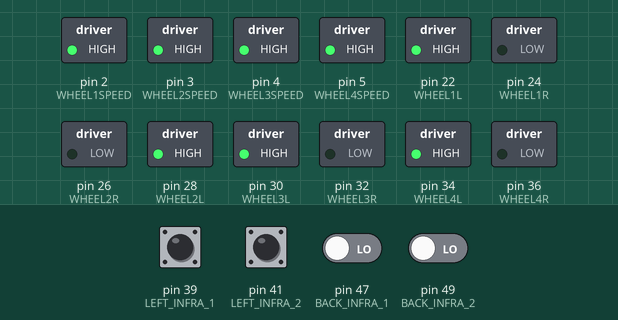
The sketch below on a simulated Arduino Mega 2560, built with avr-gcc and run on an emulated ATmega2560. Parts: switched loads named in the sketch (green lamp = pin HIGH). The test bench sets the inputs (shaded band); at power-on: pin 39 (LEFT_INFRA_1), pin 41 (LEFT_INFRA_2), pin 47 (BACK_INFRA_1), pin 49 (BACK_INFRA_2) LOW.

Above: at 1.2 s.
1.3 s: pin 47 (BACK_INFRA_1) driven HIGH
At 1.9 s:
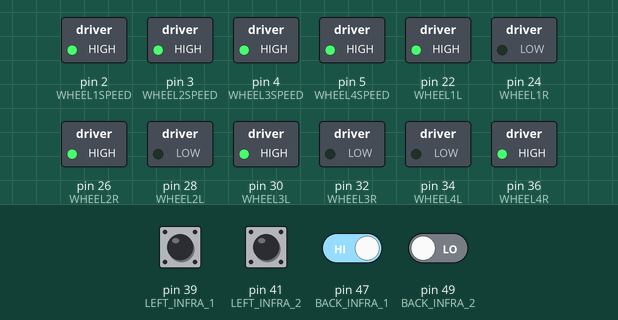
2.8 s: pin 39 (LEFT_INFRA_1) pulled HIGH for 0.15 s
At 4.2 s:
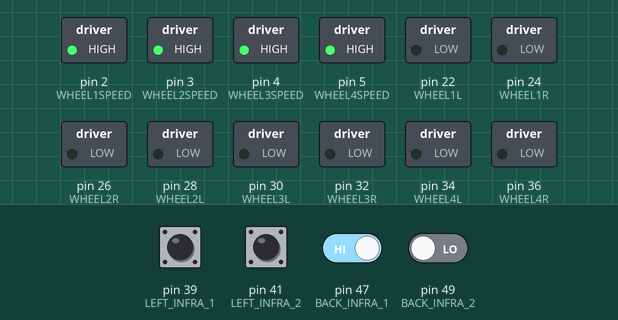
Timing chart, 0 to 5.8 s (numbered marks = the images above; inputs shaded):
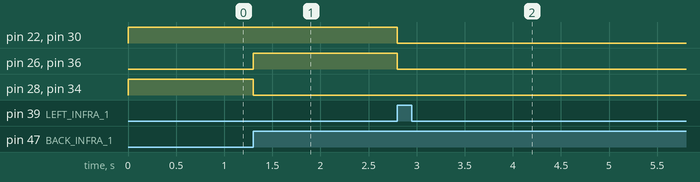

The sketch:

test.ino
```cpp
#include"Definitions.h"
#include"Wheel.h"
#include"Car.h"
#include"Sonic.h"
#include"Infrared.h"
#include"searchTreeMachine.h"
#include"outOfBoxMachine.h"

outOfBoxMachine outOfBoxMachine;

void setup() {
  Serial.begin(115200);

  //configurando los motores
  pinMode(WHEEL1L, OUTPUT);
  pinMode(WHEEL1R, OUTPUT);
  pinMode(WHEEL1SPEED, OUTPUT);
  pinMode(WHEEL2L, OUTPUT);
  pinMode(WHEEL2R, OUTPUT);
  pinMode(WHEEL2SPEED, OUTPUT);
  pinMode(WHEEL3L, OUTPUT);
  pinMode(WHEEL3R, OUTPUT);
  pinMode(WHEEL3SPEED, OUTPUT);
  pinMode(WHEEL4L, OUTPUT);
  pinMode(WHEEL4R, OUTPUT);
  pinMode(WHEEL4SPEED, OUTPUT);

  rightUpWheel.change_speed(255);
  leftUpWheel.change_speed(255);
  rightDownWheel.change_speed(255);
  leftDownWheel.change_speed(255);

  //configurando los sensores sonicos
  pinMode(SONIC_TRIGGER_FRONT, OUTPUT);
  pinMode(SONIC_ECCO_FRONT, INPUT);
  //pinMode(SONIC_TRIGGER_BACK, OUTPUT);
  //pinMode(SONIC_ECCO_BACK, INPUT);

  //configurando los infrarojos
  pinMode(FRONT_INFRA_1, INPUT);
  pinMode(FRONT_INFRA_2, INPUT);
  pinMode(BACK_INFRA_1, INPUT);
  pinMode(BACK_INFRA_2, INPUT);
  pinMode(RIGHT_INFRA_1, INPUT);
  pinMode(RIGHT_INFRA_2, INPUT);
  pinMode(LEFT_INFRA_1, INPUT);
  pinMode(LEFT_INFRA_2, INPUT);

}

void loop(){
  outOfBoxMachine.execute();


  /*
  Serial.print("infrarojo frontal: ");
  Serial.println(digitalRead(FRONT_INFRA));
  Serial.print("infrarojo trasero: ");
  Serial.println(digitalRead(BACK_INFRA));
  Serial.print("infrarojo derecho: ");
  Serial.println(digitalRead(RIGHT_INFRA));
  Serial.print("infrarojo izquierdo: ");
  Serial.println(digitalRead(LEFT_INFRA));
  Serial.println();

  delay(500);
  */
}
```

Car.cpp
```cpp
#include"Car.h"

Car::Car(Wheel rightUp, Wheel leftUp, Wheel rightDown, Wheel downLeft){
  this->rightUpWheel = rightUp;
  this->leftUpWheel = leftUp;
  this->leftDownWheel = downLeft;
  this->rightDownWheel = rightDown;
}

void Car::stop(){
  this->rightUpWheel.off_wheel();
  this->leftUpWheel.off_wheel();
  this->leftDownWheel.off_wheel();
  this->rightDownWheel.off_wheel();
}

void Car::goFront(){
  this->rightUpWheel.change_direction(CLOCKWISE);
  this->leftUpWheel.change_direction(CLOCKWISE);
  this->leftDownWheel.change_direction(CLOCKWISE);
  this->rightDownWheel.change_direction(CLOCKWISE);
}

void Car::goBack(){
  this->rightUpWheel.change_direction(COUNTER_CLOCKWISE);
  this->leftUpWheel.change_direction(COUNTER_CLOCKWISE);
  this->leftDownWheel.change_direction(COUNTER_CLOCKWISE);
  this->rightDownWheel.change_direction(COUNTER_CLOCKWISE);
}

void Car::goRight(){
  this->rightUpWheel.change_direction(COUNTER_CLOCKWISE);
  this->leftUpWheel.change_direction(CLOCKWISE);
  this->leftDownWheel.change_direction(COUNTER_CLOCKWISE);
  this->rightDownWheel.change_direction(CLOCKWISE);
}

void Car::goLeft(){
  this->rightUpWheel.change_direction(CLOCKWISE);
  this->leftUpWheel.change_direction(COUNTER_CLOCKWISE);
  this->leftDownWheel.change_direction(CLOCKWISE);
  this->rightDownWheel.change_direction(COUNTER_CLOCKWISE);
}
  
```

Car.h
```cpp
#ifndef CAR_H
#define CAR_H

#include <Arduino.h>
#include"Wheel.h"

class Car{
  private:
    Wheel rightUpWheel;
    Wheel leftUpWheel;
    Wheel rightDownWheel;
    Wheel leftDownWheel;

  public:
    Car(Wheel rightUp, Wheel leftUp, Wheel rightDown, Wheel downLeft);
    void stop();
    void goFront();
    void goBack();
    void goRight();
    void goLeft();
};

#endif
```

Definitions.cpp
```cpp
#include "Definitions.h"

// inicializando ruedas

Wheel rightUpWheel(WHEEL1R, WHEEL1L, WHEEL1SPEED);
Wheel rightDownWheel(WHEEL2R, WHEEL2L, WHEEL2SPEED);
Wheel leftDownWheel(WHEEL3R, WHEEL3L, WHEEL3SPEED);
Wheel leftUpWheel(WHEEL4R, WHEEL4L, WHEEL4SPEED);

// inicializando carro

Car car(rightUpWheel, leftUpWheel, rightDownWheel, leftDownWheel);

// inicializando senrores ultrasonicos

Sonic frontSonic(SONIC_TRIGGER_FRONT, SONIC_ECCO_FRONT);
//Sonic backSonic(SONIC_TRIGGER_BACK, SONIC_ECCO_BACK);

// inicializando sernosres infrarojos

Infrared frontInfrared1(FRONT_INFRA_1);
Infrared frontInfrared2(FRONT_INFRA_2);
Infrared backInfrared1(BACK_INFRA_1);
Infrared backInfrared2(BACK_INFRA_2);
Infrared rightInfrared1(RIGHT_INFRA_1);
Infrared rightInfrared2(RIGHT_INFRA_2);
Infrared leftInfrared1(LEFT_INFRA_1);
Infrared leftInfrared2(LEFT_INFRA_2);
```

Definitions.h
```cpp
#ifndef DEFINITIONS_H
#define DEFINITIONS_H

/*  nomenclatura lantas
  2    4
  1    3
*/

/* nomenclatura de los puntes h
  2	1
*/

/* nomenclatura infrarojos
      7   8
    6      1
    5      2
      4   3

*/

// definiendo los pines de las ruedas

#define WHEEL1L 22
#define WHEEL1R 24
#define WHEEL1SPEED 2
#define WHEEL2L 28
#define WHEEL2R 26
#define WHEEL2SPEED 3
#define WHEEL3L 30
#define WHEEL3R 32
#define WHEEL3SPEED 4
#define WHEEL4L 34
#define WHEEL4R 36
#define WHEEL4SPEED 5

// definiendo los sensores de los ultrasonicos

#define SONIC_TRIGGER_FRONT 23
#define SONIC_ECCO_FRONT 25

// definiendo los pines de los infrarojos

#define FRONT_INFRA_1 35
#define FRONT_INFRA_2 37
#define LEFT_INFRA_1 39
#define LEFT_INFRA_2 41
#define RIGHT_INFRA_1 43
#define RIGHT_INFRA_2 45
#define BACK_INFRA_1 47
#define BACK_INFRA_2 49

// definiendo los pines de los encoders

#define ENCODER1_FASE_A 62
#define ENCODER1_FASE_B 63
#define ENCODER2_FASE_A 64
#define ENCODER2_FASE_B 65
#define ENCODER3_FASE_A 14
#define ENCODER3_FASE_B 15
#define ENCODER4_FASE_A 16
#define ENCODER4_FASE_B 17

#include"Wheel.h"
#include"Car.h"
#include"Sonic.h"
#include"Infrared.h"
#include"searchTreeMachine.h"

// inicializando ruedas

extern Wheel rightUpWheel;
extern Wheel rightDownWheel;
extern Wheel leftDownWheel;
extern Wheel leftUpWheel;

// inicializando carro

extern Car car;

// inicializando senrores ultrasonicos

extern Sonic frontSonic;
extern Sonic backSonic;

// inicializando sernosres infrarojos

extern Infrared frontInfrared1;
extern Infrared frontInfrared2;
extern Infrared backInfrared1;
extern Infrared backInfrared2;
extern Infrared rightInfrared1;
extern Infrared rightInfrared2;
extern Infrared leftInfrared1;
extern Infrared leftInfrared2;

// global variables

#endif
```

Infrared.cpp
```cpp
#include"Infrared.h"

Infrared::Infrared(int pin){
  this->pin = pin;
}

LineState Infrared::getLine(){
  if(digitalRead(this->pin) == HIGH){
    return InLine;
  }
  return OutLine;
}
```

Infrared.h
```cpp
#ifndef INFRARED_H
#define INFRARED_H

#include <Arduino.h>

enum LineState{
  OutLine, InLine
};

typedef enum LineState LineState;

class Infrared{
  public:
    int pin;
    Infrared(int pin);
    LineState getLine();
};

#endif
```

Sonic.cpp
```cpp
#include"Sonic.h"

float Sonic::getDistance(){
  digitalWrite(this->trigger, LOW);
  delayMicroseconds(2);
  digitalWrite(this->trigger, HIGH);
  delayMicroseconds(10);
  digitalWrite(this->trigger, LOW);

  long duration = pulseIn(this->ecco, HIGH, 30000);

  if (duration <= 0){
    return -1;
  };

  float distance = duration * 0.0343 / 2.0;
  return distance;
}
```

Sonic.h
```cpp
#ifndef SONIC_H
#define SONIC_H

#include <Arduino.h>

class Sonic{
  public:
    int trigger;
    int ecco;

    Sonic(int trigger, int ecco){
      this->ecco = ecco;
      this->trigger = trigger;
    }

    float getDistance();
};

#endif
```

Wheel.cpp
```cpp
#include"Wheel.h"

Wheel::Wheel(int right_pin, int left_pin, int speed_pin){
  this->right_pin = right_pin;
  this->left_pin = left_pin;
  this->speed_pin = speed_pin;
}

Wheel::Wheel(){
}

void Wheel::change_direction(Direction new_direction){
  switch(new_direction){
    case CLOCKWISE:
        digitalWrite(right_pin, LOW);
        digitalWrite(left_pin, HIGH);
      break;
    case COUNTER_CLOCKWISE:
        digitalWrite(right_pin, HIGH);
        digitalWrite(left_pin, LOW);
      break;
  }
}

void Wheel::off_wheel(){
  digitalWrite(right_pin, LOW);
  digitalWrite(left_pin, LOW);
}

void Wheel::change_speed(int speed){
  analogWrite(speed_pin, speed);
}
```

Wheel.h
```cpp
#ifndef WHEEL_H
#define WHEEL_H

#include <Arduino.h>

enum Direction{
  CLOCKWISE, COUNTER_CLOCKWISE
};

class Wheel{
  public:
    int right_pin;
    int left_pin;
    int speed_pin;

    Wheel(int right_pin, int left_pin, int speed_pin);
    Wheel();
    void change_direction(Direction new_direction);
    void off_wheel();
    void change_speed(int speed);
};

#endif
```

outOfBoxMachine.cpp
```cpp
#include"outOfBoxMachine.h"

void outOfBoxMachine::execute(){
  switch(currentState){
    case outOfBoxState:
      this->currentState = this->outOfBox();
      break;
    case firstLeftSearhState:
      this->currentState = this->firstSearchLeft();
      break;
    default:
      break;
  }
}

outOfBoxStates outOfBoxMachine::outOfBox(){
  car.goFront();
  if(backInfrared1.getLine() == InLine || backInfrared2.getLine() == InLine){
    car.stop();
    return firstLeftSearhState;
  }
  return outOfBoxState;
}

outOfBoxStates outOfBoxMachine::firstSearchLeft(){
  car.goLeft();
  if(leftInfrared1.getLine() == InLine || leftInfrared2.getLine() == InLine){
    car.stop();
    return onLeftCornerState;
  }
  return firstLeftSearhState;
}
```

outOfBoxMachine.h
```cpp
#ifndef OUTOFBOX_H
#define OUTOFBOX_H

#include"Definitions.h"
#include"Infrared.h"
#include"Sonic.h"
#include"Car.h"

enum outOfBoxStates{
  outOfBoxState, firstLeftSearhState, onLeftCornerState
};
typedef enum outOfBoxStates outOfBoxStates;


class outOfBoxMachine{
  public:
    outOfBoxStates currentState = outOfBoxState;
    //cambio de estado s
    void execute();
    //estados
    outOfBoxStates outOfBox();
    outOfBoxStates firstSearchLeft();
};

#endif
```

searchTreeMachine.cpp
```cpp
#include"searchTreeMachine.h"

searchTreeStates searchTreeMachine::goFrontPools(){
  car.goRight();
  if(frontSonic.getDistance() <= 6){
    car.stop();
    return surroundPoolState;
  }
  return goFrontPoolsState;
}

searchTreeStates searchTreeMachine::surroundPool(){
  car.goRight();
  if(frontSonic.getDistance() <= 6){
    car.goRight();
    return surroundPoolState;
  }
  return goRightPoolsState;
}

searchTreeStates searchTreeMachine::goRightPools(int time){
  unsigned long currentTime = millis();
  car.goRight();
  if(currentTime - this->surroundPoolTime <= time){
    return goRightPoolsState;
  }

  this->fisrtTimeSurroundPools = true;

  if(frontSonic.getDistance() <= 6){
    return surroundPoolState;
  }
  return goFrontTreesState;
}

searchTreeStates searchTreeMachine::goFrontTrees(){
  car.goFront();
  if(frontInfrared1.getLine() == InLine || frontInfrared2.getLine() == InLine){
    return goLeftTreesState;
  }
  return goFrontTreesState;
}

searchTreeStates searchTreeMachine::goLeftTrees(){
  car.goLeft();
  if(leftInfrared1.getLine() == InLine || leftInfrared2.getLine() == InLine){
    car.stop();
    return onTreesState;
  }
  return goLeftTreesState;
}

void searchTreeMachine::execute(){
  switch(this->currentState){
    case goFrontPoolsState:
      this->currentState = this->goFrontPools();
      break;

    case surroundPoolState:
      this->currentState = this->surroundPool();
      break;

    case goRightPoolsState:
      if(this->fisrtTimeSurroundPools == true){
        this->surroundPoolTime = millis();
        this->fisrtTimeSurroundPools = false;
      }
      this->currentState = this->goRightPools(300);
      break;

    case goFrontTreesState:
      this->currentState = this->goFrontTrees();
      break;

    case goLeftTreesState:
      this->currentState = this->goLeftTrees();
      break;

    case onTreesState:
      break;

    default:
      break;
  }
}
```

searchTreeMachine.h
```cpp
#ifndef SEARCHTREESTATE_H
#define SEARCHTREESTATE_H

#include"Definitions.h"
#include"Infrared.h"
#include"Sonic.h"
#include"Car.h"

enum searchTreeStates{
  goFrontPoolsState, surroundPoolState, goRightPoolsState, goFrontTreesState, goLeftTreesState, onTreesState
};

typedef enum searchTreeStates searchTreeStates;

class searchTreeMachine{
  public:
    searchTreeStates currentState = goFrontPoolsState;
    unsigned long surroundPoolTime = 0;
    bool fisrtTimeSurroundPools;

    void execute();

    searchTreeStates goFrontPools();
    searchTreeStates surroundPool();
    searchTreeStates goRightPools(int time);
    searchTreeStates goFrontTrees();
    searchTreeStates goLeftTrees();
};

#endif
```

Measured:
- after the input at 1.3 s, pin 26 (WHEEL2R), pin 36 (WHEEL4R): LOW → HIGH at once; pin 28 (WHEEL2L), pin 34 (WHEEL4L): HIGH → LOW at once
- after the input at 2.8 s, pin 22 (WHEEL1L), pin 26 (WHEEL2R), pin 30 (WHEEL3L), pin 36 (WHEEL4R): HIGH → LOW at once
